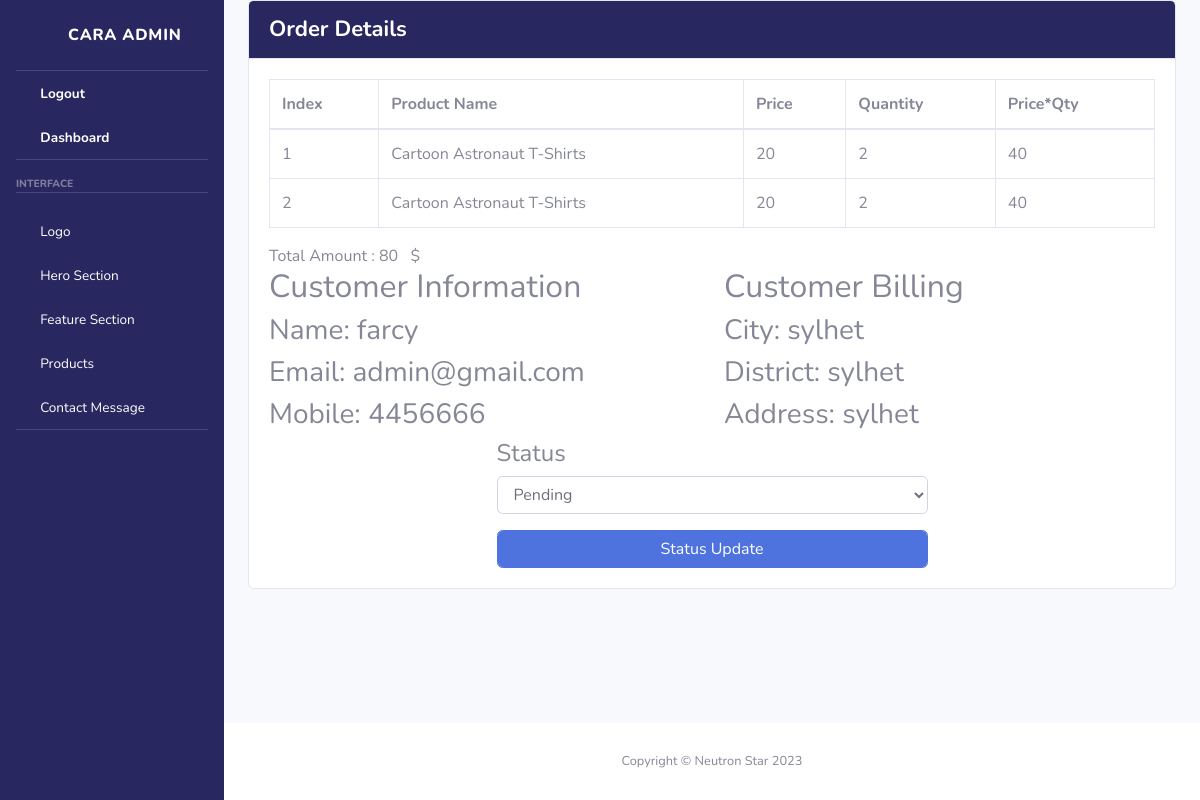
The page /admin/order_details.php?id=17 (signed in) on the database its author committed.
### tables this page shows
CREATE TABLE `order_cart` (
  `order_id` int(11) NOT NULL,
  `user_id` int(11) NOT NULL,
  `product_id` int(11) NOT NULL,
  `qty` int(11) NOT NULL,
  `invoice_id` int(11) NOT NULL
);

CREATE TABLE `product` (
  `id` int(11) NOT NULL,
  `image` text NOT NULL,
  `subtitle` varchar(255) NOT NULL,
  `title` varchar(255) NOT NULL,
  `price` varchar(255) NOT NULL,
  `size` text NOT NULL,
  `content` text NOT NULL
);

CREATE TABLE `billing` (
  `id` int(11) NOT NULL,
  `name` varchar(50) NOT NULL,
  `email` varchar(50) NOT NULL,
  `phone` varchar(50) NOT NULL,
  `city` varchar(50) NOT NULL,
  `district` varchar(50) NOT NULL,
  `address` varchar(100) NOT NULL,
  `user_id` int(11) NOT NULL
);

### admin/order_details.php (the view, shortened to what this page needs)
<?php include("connection.php");?>
<!DOCTYPE html>
<html lang="en">
<head>
    <link href="vendor/fontawesome-free/css/all.min.css" rel="stylesheet" type="text/css">
    <link href="css/sb-admin-2.css" rel="stylesheet">
    <link href="css/admin.css" rel="stylesheet">
</head>
<body id="page-top">
    <div id="wrapper">
    <?php include 'sidebar.php';?>
        <div id="content-wrapper" class="d-flex flex-column">
            <div id="content">
                <div class="container-fluid">
                    <div class="card">
                    <div class="card-header">
                      <span>Order Details</span>
                    </div>
                    <div class="card-body">
                    <div class="table-responsive">
                                <table class="table table-bordered" id="dataTable" width="100%" cellspacing="0">
                                    <thead>
                                        <tr>
                                            <th>Index</th>
                                            <th>Product Name</th>
                                            <th>Price</th>
                                            <th>Quantity</th>
                                            <th>Price*Qty</th>
                                        </tr>
                                    </thead>
                                    <tbody>
                                        <?php
                                        $serial=1;
                                        $total=0;
                                        $inv_id=$_GET['id'];
$sql="SELECT order_cart.order_id, order_cart.product_id, order_cart.qty,product.title,product.price
FROM order_cart
INNER JOIN invoice ON order_cart.invoice_id=invoice.id
INNER JOIN product ON product.id=order_cart.product_id
WHERE invoice.id= $inv_id";
  $result = $connection-> query($sql);
  while($data = $result-> fetch_assoc()){
    ?>
     <tr>
    <td><?php echo $serial++;?></td>
    <td><?php echo $data['title'];?> </td>
    <td><?php echo $data['price'];?> </td>
    <td><?php echo $data['qty'];?> </td>
    <td>
        <?php
    echo $sub= $data['price']*$data['qty'];
    $total=$total+$sub;
    ?>
    </td>
    </tr>
  <?php }
?>
                                    </tbody>
                                </table>
                                <h4 style="float:right;"></h4>Total Amount  : <?php echo $total;?> &nbsp; $ </h4>
                            </div>
                            <?php
$sql="SELECT*FROM order_cart
INNER JOIN invoice ON order_cart.invoice_id=invoice.id
INNER JOIN user ON user.id=order_cart.user_id
INNER JOIN billing ON billing.user_id=user.id
WHERE invoice.id= $inv_id";
$result = $connection-> query($sql);
$row=mysqli_fetch_array($result);
?>
            <div class="row">
                <div class="col-xl-6">
                    <div class="userinfo">
                        <h2>Customer Information</h2>
                        <h3>Name: <?php echo $row['name'];?></h3>
                        <h3>Email: <?php echo $row['email'];?></h3>
                        <h3>Mobile: <?php echo $row['phone'];?></h3>
                    </div>
                </div>
                <div class="col-xl-6">
                    <div class="userbilling">
                        <h2>Customer Billing</h2>
                        <h3>City: <?php echo $row['city'];?></h3>
                        <h3>District: <?php echo $row['district'];?></h3>
                        <h3>Address: <?php echo $row['address'];?></h3>
                    </div>
                </div>
            </div>
        <div class="row">
            <div class="col-xl-6 offset-xl-3">
                <div class="status_form">
                    <form action='status_update.php' method='POST'>
                        <h4>Status</h4>
                    <select class="form-select form-control" name="status" aria-label="Default select example">
                        <option value="0">Pending</option>
                        </select>
                        <input type="submit" class="form-control mt-3 btn btn-primary" value="Status Update">
                    </form>
                </div>
            </div>
        </div>
                    </div>
                    </div>
                </div>
            </div>
            <footer class="sticky-footer bg-white">
                <div class="container my-auto">
                    <div class="copyright text-center my-auto">
                        <span>Copyright &copy; Neutron Star 2023</span>
                    </div>
                </div>
            </footer>
        </div>
    </div>
</body>
</html>

### admin/css/admin.css (style rules this page uses)
.card-header { background: #282760; }
.card-header span { font-size: 22px; font-weight: 700; color: #ffffff; }

### rows shown on the page
order_cart: product.title "Cartoon Astronaut T-Shirts", product.price "20", qty "2", $sub= $data['price']*$data['qty'] "40"
order_cart: product.title "Cartoon Astronaut T-Shirts", product.price "20", qty "2", $sub= $data['price']*$data['qty'] "40"
billing: name "farcy", email "admin@gmail.com", phone "4456666", city "sylhet", district "sylhet", address "sylhet"

### other values the page prints
$total "80"
